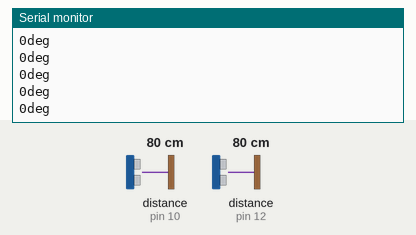
Bench run of a sketch on a simulated Arduino Uno, built with avr-gcc and run on an emulated ATmega328P. Parts: the last lines printed to the serial monitor. Wiring (inferred from the names in the program): 2 × ultrasonic range finder: trigger pin 9, echo pin 10 / trigger pin 11, echo pin 12. Inputs (shaded band) come from the test bench; at power-on: distance to the obstacle (sensors on pin 10, pin 12) 80 cm. The echo pulse lasts 58.3 µs per cm.

Above: at 1.2 s.
1.3 s: distance to the obstacle (sensor on pin 10) set to 250 cm
At 1.51 s:
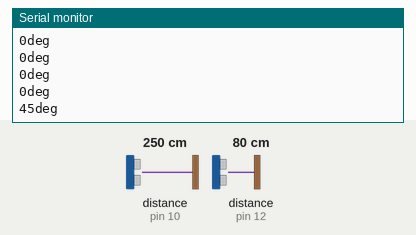
2.8 s: distance to the obstacle (sensor on pin 12) set to 2 cm
At 2.87 s:
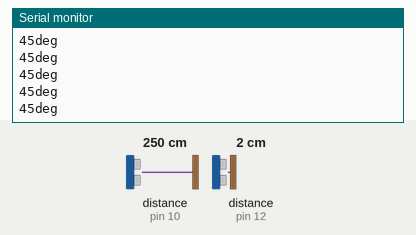
4.3 s: distance to the obstacle (sensor on pin 10) set to 9 cm
At 4.46 s:
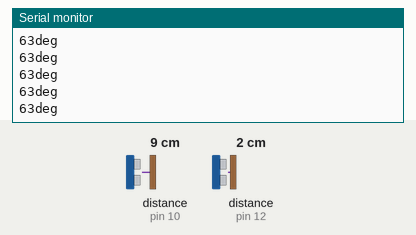
7.3 s: distance to the obstacle (sensor on pin 12) set to 120 cm
At 7.74 s:
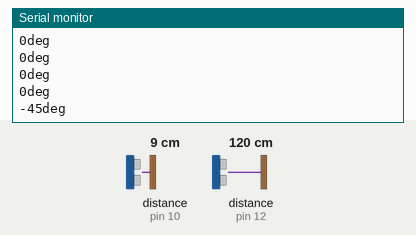
Timing chart, 0 to 9.8 s (numbered marks = the images above; inputs shaded):
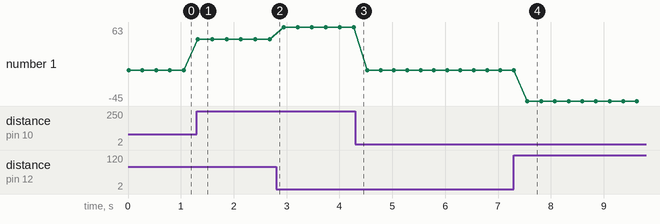

The sketch:

ultrasonic.ino
```cpp
//======================================PIN & VAR SETUP=================================
int trigPin1 = 9;     // Trigger pin for yDist1
int echoPin1 = 10;    // Echo pin for yDist1
int trigPin2 = 11;    // Trigger pin for yDist2
int echoPin2 = 12;    // Echo pin for yDist2
long duration1, yDist1;
long duration2, yDist2;
long tilt_angle;

//======================================INPUT PARAMETER SETUP============================
long xDistance_cm = 100.00; //x distance between 2 ultrasonic sensors in cm


void setup() {
  //Serial Port begin
  Serial.begin (9600);
  //Define inputs and outputs
  pinMode(trigPin1, OUTPUT);
  pinMode(trigPin2, OUTPUT);
  pinMode(echoPin1, INPUT);
  pinMode(echoPin2, INPUT);
}

void loop() {
  // The sensor is triggered by a HIGH pulse of 10 or more microseconds.
  // Give a short LOW pulse beforehand to ensure a clean HIGH pulse:
  digitalWrite(trigPin1, LOW);
  delayMicroseconds(5);
  digitalWrite(trigPin1, HIGH);
  delayMicroseconds(10);
  digitalWrite(trigPin1, LOW);

  // Read the signal from the sensor: a HIGH pulse whose
  // duration is the time (in microseconds) from the sending
  // of the ping to the reception of its echo off of an object.
  pinMode(echoPin1, INPUT);
  duration1 = pulseIn(echoPin1, HIGH);

  digitalWrite(trigPin2, LOW);
  delayMicroseconds(5);
  digitalWrite(trigPin2, HIGH);
  delayMicroseconds(10);
  digitalWrite(trigPin2, LOW);

  pinMode(echoPin2, INPUT);
  duration2 = pulseIn(echoPin2, HIGH);

  // Convert the time into a distance
  yDist1 = (duration1/2) / 29.1;     // Divide by 29.1 or multiply by 0.0343
  yDist2 = (duration2/2) / 29.1;

  tilt_angle = (atan((yDist1-yDist2)/xDistance_cm))*(180/PI);

  Serial.print(tilt_angle);
  Serial.print("deg");
  Serial.println();

  delay(250);
}
```

Measured:
- after the input at 1.3 s, the serial monitor: prints a new line at once (image 1)
- after the input at 7.3 s, the serial monitor: prints a new line after 0.26 s (image 4)
- plotted number 1: 0 → 45 after the input at 1.3 s, 45 → 63 after the input at 2.8 s, 63 → 0 after the input at 4.3 s, 0 → -45 after the input at 7.3 s
